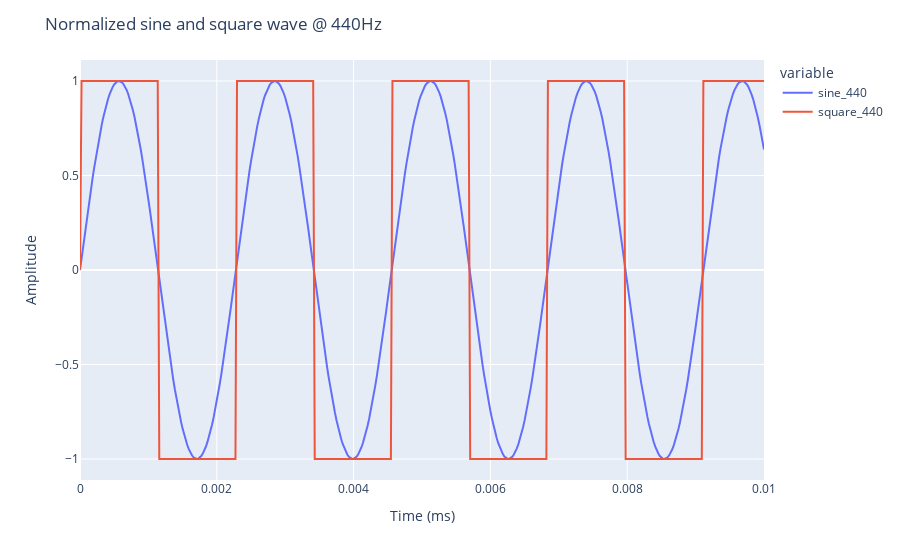

The code cell stored with this chart in its notebook:
### Code cell
import pandas as pd

# x-axis time array
t = np.linspace(0, 0.01, len(sine_440))

df = pd.DataFrame({'Time': t, 'sine_440': sine_440, 'square_440': square_440})

fig = px.line(df, x='Time', y=['sine_440', 'square_440'])

fig.update_layout(
    xaxis_title='Time (ms)',
    yaxis_title='Amplitude',
    title='Normalized sine and square wave @ 440Hz'
)

### Figure 1 — Plotly figure (JSON) as saved in the notebook; plotly's stock layout.template omitted (floating-point values rounded to 4 significant figures; data arrays with more than 128 entries replaced by an {"elided": "..."} marker saying what was removed)
{"data": [{"hovertemplate": "variable=sine_440<br>Time=%{x}<br>value=%{y}<extra></extra>", "legendgroup": "sine_440", "line": {"color": "#636efa", "dash": "solid"}, "marker": {"symbol": "circle"}, "mode": "lines", "name": "sine_440", "orientation": "v", "showlegend": true, "type": "scatter", "x": {"elided": "441 float values"}, "xaxis": "x", "y": {"elided": "441 float values"}, "yaxis": "y"}, {"hovertemplate": "variable=square_440<br>Time=%{x}<br>value=%{y}<extra></extra>", "legendgroup": "square_440", "line": {"color": "#EF553B", "dash": "solid"}, "marker": {"symbol": "circle"}, "mode": "lines", "name": "square_440", "orientation": "v", "showlegend": true, "type": "scatter", "x": {"elided": "441 float values"}, "xaxis": "x", "y": {"elided": "441 int values"}, "yaxis": "y"}], "layout": {"legend": {"title": {"text": "variable"}, "tracegroupgap": 0}, "margin": {"t": 60}, "title": {"text": "Normalized sine and square wave @ 440Hz"}, "xaxis": {"anchor": "y", "domain": [0, 1], "title": {"text": "Time (ms)"}}, "yaxis": {"anchor": "x", "domain": [0, 1], "title": {"text": "Amplitude"}}}}
